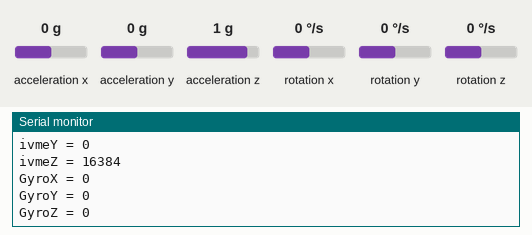
The sketch below on a simulated Arduino Uno, built with avr-gcc and run on an emulated ATmega328P. Shown: the last lines printed to the serial monitor. The test bench sets the inputs (shaded band); at power-on: acceleration x 0 g, acceleration y 0 g, acceleration z 1 g, rotation x 0 °/s, rotation y 0 °/s, rotation z 0 °/s.

Above: at 1.2 s.
1.3 s: acceleration x set to -1.4 g
2.8 s: acceleration y set to -1.4 g
4.3 s: acceleration z set to -1.4 g
5.8 s: rotation x set to -192 °/s
At 6.9 s:
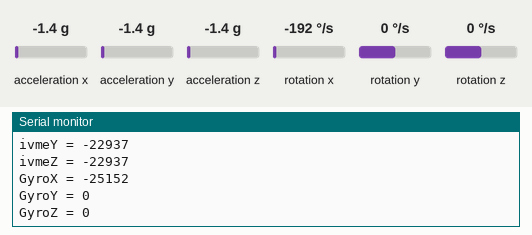
7.3 s: rotation y set to -192 °/s
At 8.8 s:
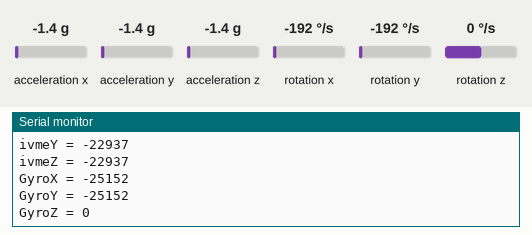

The sketch:

020MPU6050.ino
```cpp
#include <MPU6050.h>
#include <Wire.h>

MPU6050 sensor;

int ivmeX, ivmeY, ivmeZ, GyroX, GyroY, GyroZ;

void setup() {

  Serial.begin(9600);
  Wire.begin();
  sensor.initailize();

}

void loop() {

  sensor.getAcceleration(&ivmeX, &ivmeY, &ivmeZ);
  sensor.getRotation(&GyroX, &GyroY, &GyroZ);

  Serial.print("ivmeX = ");
  Serial.println(ivmeX);

  Serial.print("ivmeY = ");
  Serial.println(ivmeY);

  Serial.print("ivmeZ = ");
  Serial.println(ivmeZ);

  Serial.print("GyroX = ");
  Serial.println(GyroX);

  Serial.print("GyroY = ");
  Serial.println(GyroY);

  Serial.print("GyroZ = ");
  Serial.println(GyroZ);
  delay(1000);
}
```

Measured:
- after the input at 5.8 s, the serial monitor: prints a new line after 0.35 s (image 1)
- after the input at 7.3 s, the serial monitor: prints a new line after 0.91 s (image 2)
